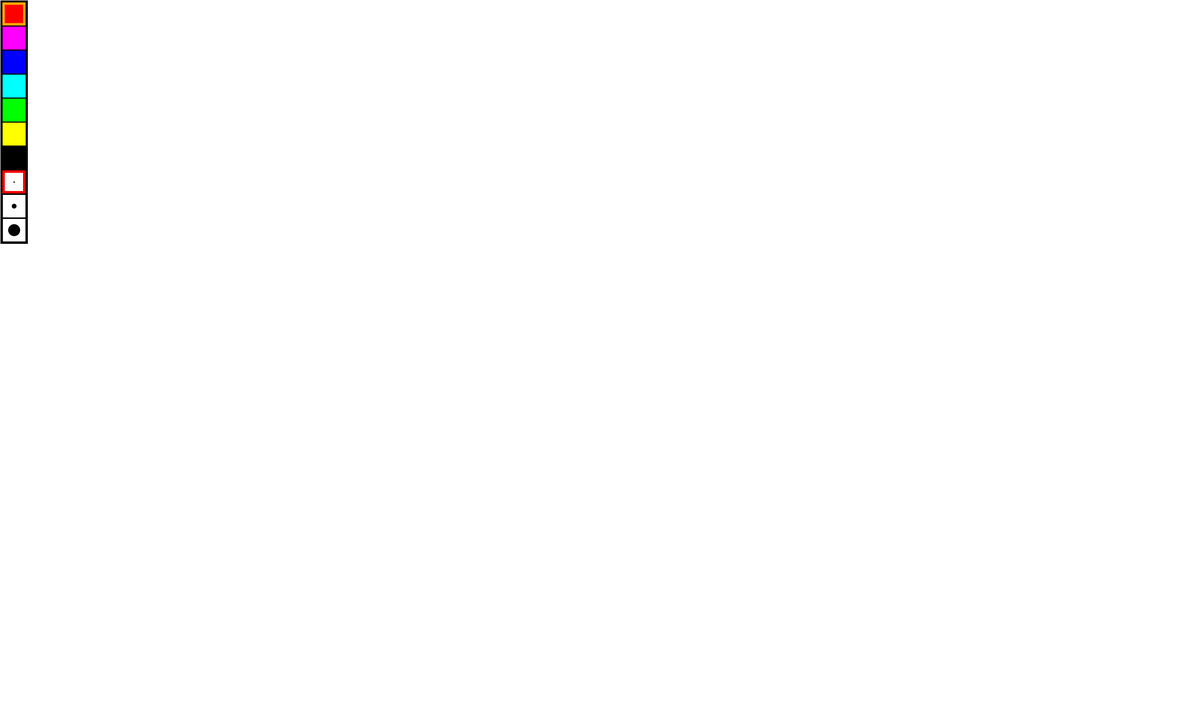
Frame 1 (no input)
Frame 60 (the mouse pressed at the canvas centre just before this capture): identical to frame 1, image omitted
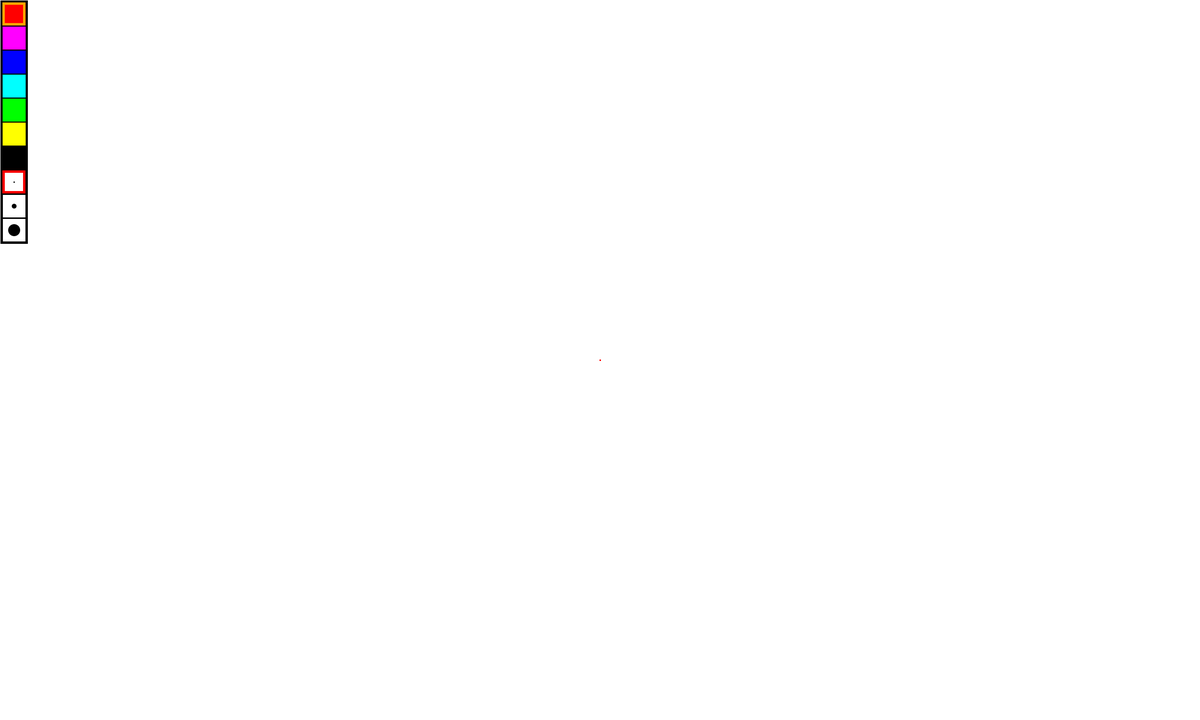
Frame 120 (the mouse held since frame 60 and released just before this capture)

The Processing sketch that drew these frames (run headless with seeded random() and noise(); from frame 60 on, the mouse is pressed at the canvas centre):

// Processing sketch: makeshiftMicrosoftPaint
// ── makeshiftMicrosoftPaint.pde
/*
Wesley Muehlhausen
Makeshift Microsoft Paint
*/
int toolBarPos = 1;
int sizeBarPos = 8;

void setup()
  {
    size(2500, 1500);
    frameRate(120);
    smooth();
    background(255);
  }
  
void draw()
  {
    //selectLineColor();
    drawColorBar();
    drawPenSize();
    toolBarHighlighter();
    penMechanics();
  }
  
//void selectLineColor() //User clicks to select color or line
//  {
    
//  }
  
void drawColorBar()
  {
  stroke(0);
  strokeWeight(2);
  fill(255, 0, 0);//Red
  square(4, 4, 50);
  fill(255, 0, 255);//Pink
  square(4, 54, 50); 
  fill(0, 0, 255);//Blue
  square(4, 104, 50); 
  fill(0, 255, 255);
  square(4, 154, 50);
  fill(0, 255, 0);
  square(4, 204, 50);
  fill(255, 255, 0);
  square(4, 254, 50);
  fill(0);
  square(4, 304, 50);
  fill(255);
  square(4, 354, 50);
  fill(255);
  square(4, 404, 50);
  fill(255);
  square(4, 454, 50);
  
  noFill();
  strokeWeight(3);
  rect(2, 2, 54, 504);
  stroke(0);
  }
  
void drawPenSize()
  {
  stroke(0);
  
  strokeWeight(3);
  point(29, 379);
  
  strokeWeight(10);
  point(29, 429);
  
  strokeWeight(25);
  point(29, 479);
  
  
  strokeWeight(3);
  square(4, 354, 50);
  
  square(4, 404, 50);
  
  square(4, 454, 50);
  }
  
void toolBarHighlighter()
  {
    if((mouseX >= 4 && mouseX <= 54) && (mouseY >= 4 && mouseY <= 54))
      {
      if(mousePressed)
        {
        toolBarPos = 1;
        }
      }
    else if((mouseX >= 4 && mouseX <= 54) && (mouseY >= 54 && mouseY <= 104))
      {
      if(mousePressed)
        {
        toolBarPos = 2;
        }
      }
    else if((mouseX >= 4 && mouseX <= 54) && (mouseY >= 4 && mouseY <= 154))
      {
      if(mousePressed)
        {
        toolBarPos = 3;
        }
      }
    else if((mouseX >= 4 && mouseX <= 54) && (mouseY >= 54 && mouseY <= 204))
      {
      if(mousePressed)
        {
        toolBarPos = 4;
        }
      }
    else if((mouseX >= 4 && mouseX <= 54) && (mouseY >= 4 && mouseY <= 254))
      {
      if(mousePressed)
        {
        toolBarPos = 5;
        }
      }
    else if((mouseX >= 4 && mouseX <= 54) && (mouseY >= 54 && mouseY <= 304))
      {
      if(mousePressed)
        {
        toolBarPos = 6;
        }
      }
    else if((mouseX >= 4 && mouseX <= 54) && (mouseY >= 4 && mouseY <= 354))
      {
      if(mousePressed)
        {
        toolBarPos = 7;
        }
      }
    
    
    if((mouseX >= 4 && mouseX <= 54) && (mouseY >= 54 && mouseY <= 404))
      {
      if(mousePressed)
        {
        sizeBarPos = 8;
        }
      }
    else if((mouseX >= 4 && mouseX <= 54) && (mouseY >= 54 && mouseY <= 454))
      {
      if(mousePressed)
        {
        sizeBarPos = 9;
        }
      }  
    else if((mouseX >= 4 && mouseX <= 54) && (mouseY >= 54 && mouseY <= 504))
      {
      if(mousePressed)
        {
        sizeBarPos = 10;
        }
      }  
     
    
    
    strokeWeight(5);
    stroke(255, 166, 0);
    noFill();
    if(toolBarPos == 1)
    {
      square(7, 7, 43);
      stroke(255, 0, 0);
    }
    else if(toolBarPos == 2)
    {
      square(7, 57, 43);
      fill(255, 0, 255);
    }
    else if(toolBarPos == 3)
    {
      square(7, 107, 43);
    }
    else if(toolBarPos == 4)
    {
      square(7, 157, 43);
    }
    else if(toolBarPos == 5)
    {
      square(7, 207, 43);
    }
    else if(toolBarPos == 6)
    {
      square(7, 257, 43);
    }
    else if(toolBarPos == 7)
    {
      square(7, 307, 43);
    }
    
    
    stroke(255, 0, 0);
    noFill();
    if(sizeBarPos == 8)
    {
      square(7, 357, 43);
      strokeWeight(3);
    }
    else if(sizeBarPos == 9)
    {
      square(7, 407, 43);
      strokeWeight(10);
    }
    else if(sizeBarPos == 10)
    {
      square(7, 457, 43);
      strokeWeight(25);
    }
    
  }
  
void penMechanics()
  {
    if(mousePressed)
      {
        point(mouseX, mouseY);
      }
  }
